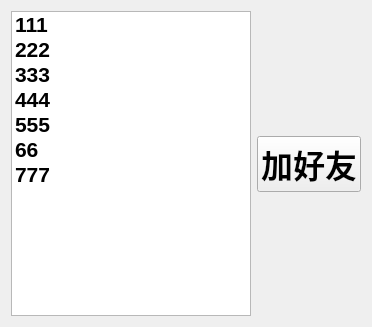
<?xml version="1.0" encoding="UTF-8"?>
<ui version="4.0">
 <class>Online</class>
 <widget class="QWidget" name="Online">
  <property name="geometry">
   <rect>
    <x>0</x>
    <y>0</y>
    <width>372</width>
    <height>327</height>
   </rect>
  </property>
  <property name="windowTitle">
   <string>Form</string>
  </property>
  <layout class="QHBoxLayout" name="horizontalLayout_2">
   <item>
    <layout class="QHBoxLayout" name="horizontalLayout">
     <item>
      <widget class="QListWidget" name="online_lw">
       <property name="font">
        <font>
         <pointsize>16</pointsize>
         <bold>true</bold>
        </font>
       </property>
       <item>
        <property name="text">
         <string>111</string>
        </property>
       </item>
       <item>
        <property name="text">
         <string>222</string>
        </property>
       </item>
       <item>
        <property name="text">
         <string>333</string>
        </property>
       </item>
       <item>
        <property name="text">
         <string>444</string>
        </property>
       </item>
       <item>
        <property name="text">
         <string>555</string>
        </property>
       </item>
       <item>
        <property name="text">
         <string>66</string>
        </property>
       </item>
       <item>
        <property name="text">
         <string>777</string>
        </property>
       </item>
      </widget>
     </item>
     <item>
      <layout class="QVBoxLayout" name="verticalLayout">
       <item>
        <spacer name="verticalSpacer">
         <property name="orientation">
          <enum>Qt::Orientation::Vertical</enum>
         </property>
         <property name="sizeHint" stdset="0">
          <size>
           <width>20</width>
           <height>40</height>
          </size>
         </property>
        </spacer>
       </item>
       <item>
        <widget class="QPushButton" name="pushButton">
         <property name="font">
          <font>
           <pointsize>24</pointsize>
           <bold>true</bold>
          </font>
         </property>
         <property name="text">
          <string>加好友</string>
         </property>
        </widget>
       </item>
       <item>
        <spacer name="verticalSpacer_2">
         <property name="orientation">
          <enum>Qt::Orientation::Vertical</enum>
         </property>
         <property name="sizeHint" stdset="0">
          <size>
           <width>20</width>
           <height>40</height>
          </size>
         </property>
        </spacer>
       </item>
      </layout>
     </item>
    </layout>
   </item>
  </layout>
 </widget>
 <resources/>
 <connections/>
</ui>
